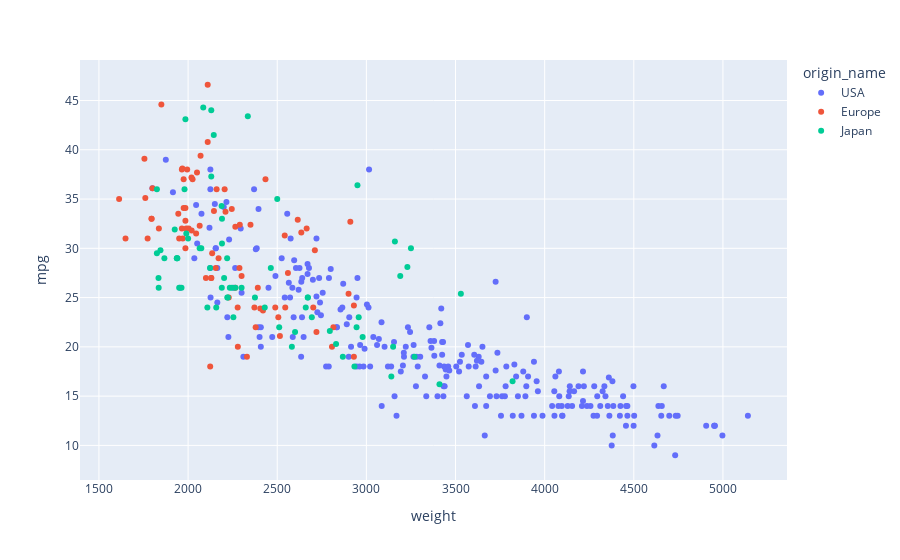

The notebook cell this image was saved under:
### Code cell
px.scatter(auto, x='weight', y='mpg', color='origin_name')

### Figure 1 — Plotly figure (JSON) as saved in the notebook; plotly's stock layout.template omitted (floating-point values rounded to 4 significant figures; data arrays with more than 128 entries replaced by an {"elided": "..."} marker saying what was removed)
{"data": [{"hovertemplate": "origin_name=USA<br>weight=%{x}<br>mpg=%{y}<extra></extra>", "legendgroup": "USA", "marker": {"color": "#636efa", "symbol": "circle"}, "mode": "markers", "name": "USA", "orientation": "v", "showlegend": true, "type": "scatter", "x": {"elided": "245 int values"}, "xaxis": "x", "y": {"elided": "245 float values"}, "yaxis": "y"}, {"hovertemplate": "origin_name=Europe<br>weight=%{x}<br>mpg=%{y}<extra></extra>", "legendgroup": "Europe", "marker": {"color": "#EF553B", "symbol": "circle"}, "mode": "markers", "name": "Europe", "orientation": "v", "showlegend": true, "type": "scatter", "x": [2372, 2130, 2130, 2228, 1773, 1613, 2278, 2330, 2288, 2506, 2100, 2279, 2379, 2124, 2807, 1950, 1836, 1649, 2003, 2489, 2391, 2171, 2702, 2545, 1795, 1795, 1990, 2155, 2930, 2045, 1945, 2265, 1985, 2815, 2720, 1985, 2070, 1800, 2560, 2300, 2515, 2405, 2135, 1975, 2020, 1968, 2019, 2711, 2542, 2434, 2265, 2110, 2110, 1850, 2145, 2910, 2420, 2290, 1755, 1760, 2065, 1975, 2050, 1985, 2210, 2350, 2615, 2635, 2900, 2930, 2025, 1970, 2160, 2205, 2245, 1965, 1965, 1995, 2665], "xaxis": "x", "y": [24, 27, 27, 25, 31, 35, 24, 19, 28, 23, 27, 20, 22, 18, 20, 31, 32, 31, 32, 24, 26, 29, 24, 24, 33, 33, 32, 28, 19, 31.5, 33.5, 26, 30, 22, 21.5, 32.8, 39.4, 36.1, 27.5, 27.2, 21.1, 23.9, 29.5, 34.1, 31.8, 38.1, 37.2, 29.8, 31.3, 37, 32.2, 46.6, 40.8, 44.6, 33.8, 32.7, 23.7, 32.4, 39.1, 35.1, 32.3, 37, 37.7, 34.1, 33.7, 32.4, 32.9, 31.6, 25.4, 24.2, 37, 31, 36, 36, 34, 38, 32, 38, 32], "yaxis": "y"}, {"hovertemplate": "origin_name=Japan<br>weight=%{x}<br>mpg=%{y}<extra></extra>", "legendgroup": "Japan", "marker": {"color": "#00cc96", "symbol": "circle"}, "mode": "markers", "name": "Japan", "orientation": "v", "showlegend": true, "type": "scatter", "x": [1835, 2672, 2430, 2375, 2234, 2123, 2074, 2065, 1834, 2254, 2933, 2511, 2979, 2189, 1950, 2265, 1867, 2158, 2582, 2868, 2660, 2219, 1963, 2300, 2108, 2246, 2000, 2223, 1937, 2694, 2957, 2945, 2671, 2464, 2220, 2202, 1937, 1825, 3150, 3270, 3820, 1825, 1940, 2190, 2600, 1985, 2830, 3140, 2795, 3410, 1990, 1925, 3530, 3190, 2130, 2144, 2188, 2085, 2335, 2950, 3250, 1845, 2500, 2190, 3230, 3160, 1980, 2130], "xaxis": "x", "y": [26, 25, 24, 25, 26, 28, 30, 30, 27, 23, 18, 22, 21, 26, 26, 26, 29, 24, 20, 19, 24, 29, 26, 26, 24, 26, 31, 25, 29, 23, 23, 22, 25, 28, 25, 27, 29, 29.5, 20, 19, 16.5, 36, 29, 30.5, 21.5, 43.1, 20.3, 17, 21.6, 16.2, 31.5, 31.9, 25.4, 27.2, 37.3, 41.5, 34.3, 44.3, 43.4, 36.4, 30, 29.8, 35, 33, 28.1, 30.7, 36, 44], "yaxis": "y"}], "layout": {"autosize": true, "legend": {"title": {"text": "origin_name"}, "tracegroupgap": 0}, "margin": {"t": 60}, "xaxis": {"anchor": "y", "autorange": true, "domain": [0, 1], "range": [1374.0, 5379.0], "title": {"text": "weight"}, "type": "linear"}, "yaxis": {"anchor": "x", "autorange": true, "domain": [0, 1], "range": [6.334, 49.27], "title": {"text": "mpg"}, "type": "linear"}}}
